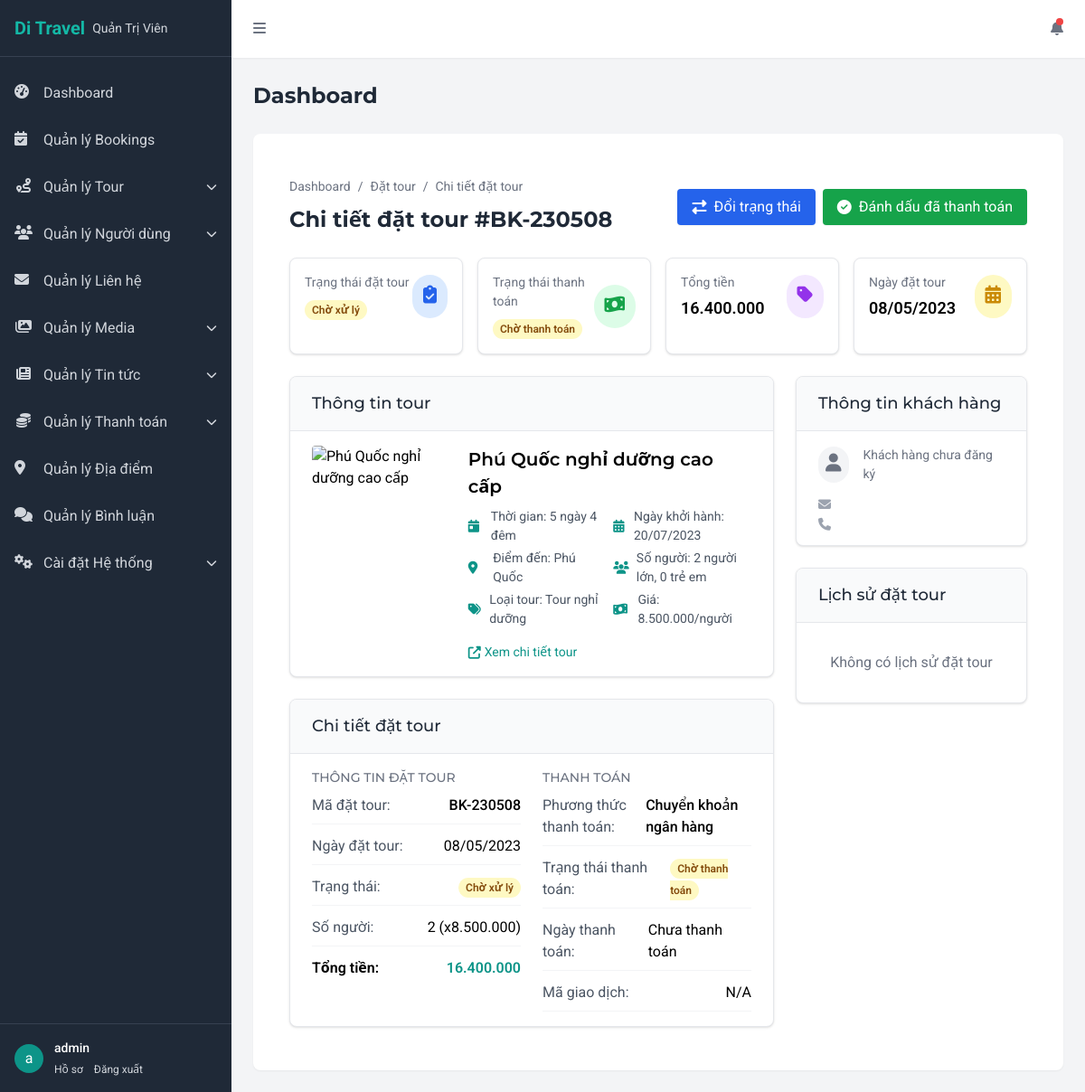
/admin/bookings/8 (signed in), run on the app's committed database.
### tables this page shows
CREATE TABLE IF NOT EXISTS `bookings` (
  `id` INT AUTO_INCREMENT PRIMARY KEY,
  `booking_number` VARCHAR(50) NOT NULL UNIQUE,
  `user_id` INT,
  `tour_id` INT NOT NULL,
  `tour_date_id` INT,
  `adults` INT NOT NULL DEFAULT 1,
  `children` INT DEFAULT 0,
  `total_price` DECIMAL(10,2) NOT NULL,
  `status` ENUM('pending', 'confirmed', 'paid', 'cancelled', 'completed') DEFAULT 'pending',
  `payment_status` ENUM('pending', 'paid', 'refunded', 'failed') DEFAULT 'pending',
  `payment_method` VARCHAR(50),
  `transaction_id` VARCHAR(255),
  `special_requirements` TEXT,
  `cancellation_data` JSON DEFAULT NULL,
  `created_at` TIMESTAMP DEFAULT CURRENT_TIMESTAMP,
  `updated_at` TIMESTAMP DEFAULT CURRENT_TIMESTAMP ON UPDATE CURRENT_TIMESTAMP,
  FOREIGN KEY (`user_id`) REFERENCES `users` (`id`) ON DELETE SET NULL,
  FOREIGN KEY (`tour_id`) REFERENCES `tours` (`id`) ON DELETE CASCADE,
  FOREIGN KEY (`tour_date_id`) REFERENCES `tour_dates` (`id`) ON DELETE SET NULL
);

CREATE TABLE IF NOT EXISTS `tours` (
  `id` INT AUTO_INCREMENT PRIMARY KEY,
  `title` VARCHAR(255) NOT NULL,
  `slug` VARCHAR(255) NOT NULL UNIQUE,
  `description` TEXT,
  `content` LONGTEXT,
  `duration` VARCHAR(50),
  `group_size` VARCHAR(50),
  `price` DECIMAL(10,2) NOT NULL,
  `sale_price` DECIMAL(10,2),
  `category_id` INT,
  `location_id` INT,
  `departure_location_id` INT,
  `included` TEXT,
  `excluded` TEXT,
  `itinerary` JSON,
  `meta_title` VARCHAR(255),
  `meta_description` TEXT,
  `status` ENUM('active', 'inactive', 'draft') DEFAULT 'active',
  `featured` BOOLEAN DEFAULT FALSE,
  `views` INT DEFAULT 0,
  `created_by` INT NOT NULL,
  `updated_by` INT,
  `created_at` TIMESTAMP DEFAULT CURRENT_TIMESTAMP,
  `updated_at` TIMESTAMP DEFAULT CURRENT_TIMESTAMP ON UPDATE CURRENT_TIMESTAMP,
  FOREIGN KEY (`category_id`) REFERENCES `tour_categories` (`id`) ON DELETE SET NULL,
  FOREIGN KEY (`location_id`) REFERENCES `locations` (`id`) ON DELETE SET NULL,
  FOREIGN KEY (`departure_location_id`) REFERENCES `locations` (`id`) ON DELETE SET NULL,
  FOREIGN KEY (`created_by`) REFERENCES `users` (`id`),
  FOREIGN KEY (`updated_by`) REFERENCES `users` (`id`) ON DELETE SET NULL
);

CREATE TABLE IF NOT EXISTS `locations` (
  `id` INT AUTO_INCREMENT PRIMARY KEY,
  `name` VARCHAR(100) NOT NULL,
  `slug` VARCHAR(120) NOT NULL UNIQUE,
  `description` TEXT,
  `image` VARCHAR(255),
  `country` VARCHAR(100),
  `region` VARCHAR(100),
  `latitude` DECIMAL(10,8),
  `longitude` DECIMAL(11,8),
  `status` ENUM('active', 'inactive') DEFAULT 'active',
  `created_at` TIMESTAMP DEFAULT CURRENT_TIMESTAMP,
  `updated_at` TIMESTAMP DEFAULT CURRENT_TIMESTAMP ON UPDATE CURRENT_TIMESTAMP
);

CREATE TABLE IF NOT EXISTS `tour_categories` (
  `id` INT AUTO_INCREMENT PRIMARY KEY,
  `name` VARCHAR(100) NOT NULL,
  `slug` VARCHAR(120) NOT NULL UNIQUE,
  `description` TEXT,
  `image` VARCHAR(255),
  `parent_id` INT,
  `status` ENUM('active', 'inactive') DEFAULT 'active',
  `created_at` TIMESTAMP DEFAULT CURRENT_TIMESTAMP,
  `updated_at` TIMESTAMP DEFAULT CURRENT_TIMESTAMP ON UPDATE CURRENT_TIMESTAMP,
  FOREIGN KEY (`parent_id`) REFERENCES `tour_categories` (`id`) ON DELETE SET NULL
);

### app/views/admin/booking/details.php (the view, shortened to what the rows shown need)
<div class="content-wrapper">
  <div class="mx-auto py-6 px-4">
    <div class="flex flex-col md:flex-row md:justify-between md:items-center mb-6">
      <div>
        <div class="flex items-center text-sm text-gray-500 mb-2">
          <a href="<?= UrlHelper::route('admin/dashboard') ?>" class="hover:text-teal-600">Dashboard</a>
          <span class="mx-2">/</span>
          <a href="<?= UrlHelper::route('admin/bookings') ?>" class="hover:text-teal-600">Đặt tour</a>
          <span class="mx-2">/</span>
          <span>Chi tiết đặt tour</span>
        </div>
        <h1 class="text-2xl font-bold text-gray-800">
          Chi tiết đặt tour #<?= $booking['booking_number'] ?>
        </h1>
      </div>
      <div class="mt-4 md:mt-0 flex flex-wrap gap-2">
        <?php if ($booking['booking_status'] !== 'cancelled'): ?>
        <button id="btn-change-status" data-id="<?= $booking['id'] ?>"
          data-current-status="<?= $booking['booking_status'] ?>"
          class="bg-blue-600 hover:bg-blue-700 text-white px-4 py-2 rounded shadow-sm flex items-center">
          <i class="fas fa-exchange-alt mr-2"></i> Đổi trạng thái
        </button>
        <?php if ($booking['payment_status'] !== 'paid'): ?>
        <button id="btn-mark-paid" data-id="<?= $booking['id'] ?>"
          class="bg-green-600 hover:bg-green-700 text-white px-4 py-2 rounded shadow-sm flex items-center">
          <i class="fas fa-check-circle mr-2"></i> Đánh dấu đã thanh toán
        </button>
        <?php endif; ?>
        <?php endif; ?>
      </div>
    </div>
    <div class="grid grid-cols-1 md:grid-cols-4 gap-4 mb-6">
      <div class="bg-white p-4 rounded-lg shadow border border-gray-200">
        <div class="flex items-center justify-between">
          <div>
            <p class="text-sm text-gray-500 mb-1">Trạng thái đặt tour</p>
            <div class="text-lg font-semibold">
              <?= renderBookingStatus($booking['booking_status']) ?>
            </div>
          </div>
          <div class="bg-blue-100 p-3 rounded-full">
            <i class="fas fa-clipboard-check text-xl text-blue-600"></i>
          </div>
        </div>
      </div>
      <div class="bg-white p-4 rounded-lg shadow border border-gray-200">
        <div class="flex items-center justify-between">
          <div>
            <p class="text-sm text-gray-500 mb-1">Trạng thái thanh toán</p>
            <div class="text-lg font-semibold">
              <?= renderPaymentStatus($booking['payment_status']) ?>
            </div>
          </div>
          <div class="bg-green-100 p-3 rounded-full">
            <i class="fas fa-money-bill-wave text-xl text-green-600"></i>
          </div>
        </div>
      </div>
      <div class="bg-white p-4 rounded-lg shadow border border-gray-200">
        <div class="flex items-center justify-between">
          <div>
            <p class="text-sm text-gray-500 mb-1">Tổng tiền</p>
            <div class="text-lg font-semibold">
              <?= FormatHelper::formatCurrency($booking['total_price']) ?>
            </div>
          </div>
          <div class="bg-purple-100 p-3 rounded-full">
            <i class="fas fa-tag text-xl text-purple-600"></i>
          </div>
        </div>
      </div>
      <div class="bg-white p-4 rounded-lg shadow border border-gray-200">
        <div class="flex items-center justify-between">
          <div>
            <p class="text-sm text-gray-500 mb-1">Ngày đặt tour</p>
            <div class="text-lg font-semibold">
              <?= FormatHelper::formatDate($booking['created_at']) ?>
            </div>
          </div>
          <div class="bg-yellow-100 p-3 rounded-full">
            <i class="fas fa-calendar-alt text-xl text-yellow-600"></i>
          </div>
        </div>
      </div>
    </div>
    <div class="grid grid-cols-1 lg:grid-cols-3 gap-6">
      <div class="lg:col-span-2 space-y-6">
        <div class="bg-white rounded-lg shadow overflow-hidden border border-gray-200">
          <div class="px-6 py-4 border-b border-gray-200 bg-gray-50">
            <h2 class="text-lg font-medium text-gray-800">Thông tin tour</h2>
          </div>
          <div class="px-6 py-4">
            <div class="flex flex-wrap md:flex-nowrap gap-4">
              <div class="w-full md:w-1/3">
                <img src="<?= UrlHelper::image($tour['thumbnail'] ?? 'placeholder.jpg') ?>" alt="<?= $tour['title'] ?>"
                  class="w-full h-40 object-cover rounded">
              </div>
              <div class="w-full md:w-2/3">
                <h3 class="text-xl font-semibold mb-2"><?= $tour['title'] ?></h3>
                <div class="grid grid-cols-1 md:grid-cols-2 gap-2 text-sm">
                  <div>
                    <p class="text-gray-600 flex items-center">
                      <i class="fas fa-calendar-day w-5 text-teal-600"></i>
                      <span class="ml-2">Thời gian: <?= $tour['duration'] ?></span>
                    </p>
                    <p class="text-gray-600 flex items-center mt-1">
                      <i class="fas fa-map-marker-alt w-5 text-teal-600"></i>
                      <span class="ml-2">Điểm đến: <?= $tour['destination'] ?></span>
                    </p>
                    <p class="text-gray-600 flex items-center mt-1">
                      <i class="fas fa-tags w-5 text-teal-600"></i>
                      <span class="ml-2">Loại tour: <?= $tour['category_name'] ?></span>
                    </p>
                  </div>
                  <div>
                    <p class="text-gray-600 flex items-center">
                      <i class="fas fa-calendar-alt w-5 text-teal-600"></i>
                      <span class="ml-2">Ngày khởi hành:
                        <?= FormatHelper::formatDate($booking['tour_start_date']) ?></span>
                    </p>
                    <p class="text-gray-600 flex items-center mt-1">
                      <i class="fas fa-users w-5 text-teal-600"></i>
                      <span class="ml-2">Số người: <?= $booking['adults'] ?> người lớn, <?= $booking['children'] ?> trẻ
                        em</span>
                    </p>
                    <p class="text-gray-600 flex items-center mt-1">
                      <i class="fas fa-money-bill-wave w-5 text-teal-600"></i>
                      <span class="ml-2">Giá: <?= FormatHelper::formatCurrency($tour['price']) ?>/người</span>
                    </p>
                  </div>
                </div>
                <div class="mt-4">
                  <a href="<?= UrlHelper::route('admin/tours/edit/' . $tour['id']) ?>"
                    class="text-teal-600 hover:text-teal-800 text-sm flex items-center">
                    <i class="fas fa-external-link-alt mr-1"></i> Xem chi tiết tour
                  </a>
                </div>
              </div>
            </div>
          </div>
        </div>
        <div class="bg-white rounded-lg shadow overflow-hidden border border-gray-200">
          <div class="px-6 py-4 border-b border-gray-200 bg-gray-50">
            <h2 class="text-lg font-medium text-gray-800">Chi tiết đặt tour</h2>
          </div>
          <div class="px-6 py-4">
            <div class="grid grid-cols-1 md:grid-cols-2 gap-6">
              <div>
                <h3 class="text-sm font-medium text-gray-500 mb-2">THÔNG TIN ĐẶT TOUR</h3>
                <div class="space-y-3">
                  <div class="flex justify-between border-b border-gray-100 pb-2">
                    <span class="text-gray-600">Mã đặt tour:</span>
                    <span class="font-medium"><?= $booking['booking_number'] ?></span>
                  </div>
                  <div class="flex justify-between border-b border-gray-100 pb-2">
                    <span class="text-gray-600">Ngày đặt tour:</span>
                    <span><?= FormatHelper::formatDate($booking['created_at']) ?></span>
                  </div>
                  <div class="flex justify-between border-b border-gray-100 pb-2">
                    <span class="text-gray-600">Trạng thái:</span>
                    <span><?= renderBookingStatus($booking['booking_status']) ?></span>
                  </div>
                  <div class="flex justify-between border-b border-gray-100 pb-2">
                    <span class="text-gray-600">Số người:</span>
                    <span><?= $booking['adults'] + $booking['children'] ?>
                      (x<?= FormatHelper::formatCurrency($tour['price']) ?>)</span>
                  </div>
                  <div class="flex justify-between font-semibold">
                    <span>Tổng tiền:</span>
                    <span class="text-teal-600"><?= FormatHelper::formatCurrency($booking['total_price']) ?></span>
                  </div>
                </div>
              </div>
              <div>
                <h3 class="text-sm font-medium text-gray-500 mb-2">THANH TOÁN</h3>
                <div class="space-y-3">
                  <div class="flex justify-between border-b border-gray-100 pb-2">
                    <span class="text-gray-600">Phương thức thanh toán:</span>
                    <span class="font-medium"><?= $booking['payment_method'] ?? 'Chuyển khoản ngân hàng' ?></span>
                  </div>
                  <div class="flex justify-between border-b border-gray-100 pb-2">
                    <span class="text-gray-600">Trạng thái thanh toán:</span>
                    <span><?= renderPaymentStatus($booking['payment_status']) ?></span>
                  </div>
                  <div class="flex justify-between border-b border-gray-100 pb-2">
                    <span class="text-gray-600">Ngày thanh toán:</span>
                    <span><?= $latest_payment['payment_date'] ? FormatHelper::formatDate($latest_payment['payment_date']) : 'Chưa thanh toán' ?></span>
                  </div>
                  <div class="flex justify-between border-b border-gray-100 pb-2">
                    <span class="text-gray-600">Mã giao dịch:</span>
                    <span><?= $booking['transaction_id'] ?? 'N/A' ?></span>
                  </div>
                </div>
              </div>
            </div>
          </div>
        </div>
      </div>
      <div class="space-y-6">
        <div class="bg-white rounded-lg shadow overflow-hidden border border-gray-200">
          <div class="px-6 py-4 border-b border-gray-200 bg-gray-50 flex justify-between items-center">
            <h2 class="text-lg font-medium text-gray-800">Thông tin khách hàng</h2>
          </div>
          <div class="px-6 py-4">
            <div class="flex items-center space-x-4 mb-4">
              <div class="bg-gray-100 rounded-full p-2">
                <i class="fas fa-user text-xl text-gray-500"></i>
              </div>
              <div>
                <p class="text-sm text-gray-500">
                  <?= !empty($customer['id']) ? 'Khách hàng đã đăng ký' : 'Khách hàng chưa đăng ký' ?>
                </p>
              </div>
            </div>
            <div class="space-y-2 text-sm">
              <div class="flex items-center">
                <i class="fas fa-envelope w-5 text-gray-400"></i>
              </div>
              <div class="flex items-center">
                <i class="fas fa-phone w-5 text-gray-400"></i>
              </div>
            </div>
          </div>
        </div>
        <div class="bg-white rounded-lg shadow overflow-hidden border border-gray-200">
          <div class="px-6 py-4 border-b border-gray-200 bg-gray-50">
            <h2 class="text-lg font-medium text-gray-800">Lịch sử đặt tour</h2>
          </div>
          <div class="px-6 py-4">
            <?php if (!empty($bookingHistory)): ?>
            <div class="relative">
              <div class="absolute left-3 top-0 h-full border-l-2 border-gray-200"></div>
              <div class="space-y-4">
                <?php foreach ($bookingHistory as $history): ?>
                <div class="flex items-start">
                  <div class="bg-<?= getStatusColor($history['status']) ?>-100 rounded-full p-1 mr-4 z-10">
                    <i class="fas fa-circle text-<?= getStatusColor($history['status']) ?>-500 text-xs"></i>
                  </div>
                  <div class="flex-1">
                    <div class="flex justify-between">
                      <p class="font-medium text-sm">
                        <?= getStatusText($history['status']) ?>
                      </p>
                      <p class="text-xs text-gray-500"><?= FormatHelper::formatDate($history['created_at']) ?></p>
                    </div>
                    <p class="text-sm text-gray-600 mt-1"><?= $history['description'] ?></p>
                    <?php if (!empty($history['admin_name'])): ?>
                    <p class="text-xs text-gray-500 mt-1">Bởi: <?= $history['admin_name'] ?></p>
                    <?php endif; ?>
                  </div>
                </div>
                <?php endforeach; ?>
              </div>
            </div>
            <?php else: ?>
            <div class="text-center text-gray-500 py-4">Không có lịch sử đặt tour</div>
            <?php endif; ?>
          </div>
        </div>
      </div>
    </div>
  </div>
</div>
<?php
function renderBookingStatus($status)
{
  switch (strtolower($status)) {
    case 'pending':
      return '<span class="px-2 py-1 text-xs font-semibold rounded-full bg-yellow-100 text-yellow-800">Chờ xử lý</span>';
  }
}
function renderPaymentStatus($status)
{
  switch (strtolower($status)) {
    case 'pending':
      return '<span class="px-2 py-1 text-xs font-semibold rounded-full bg-yellow-100 text-yellow-800">Chờ thanh toán</span>';
  }
}
?>

### data on the page
bookings: booking_number "BK-230508", total_price "16.400.000", created_at "08/05/2023", adults "2", children "0", $booking['adults'] + $booking['children'] "2", payment_method "Chuyển khoản ngân hàng", transaction "N/A"
tours: title "Phú Quốc nghỉ dưỡng cao cấp", duration "5 ngày 4 đêm", location.name "Phú Quốc", category.name "Tour nghỉ dưỡng", price "8.500.000"

### other printed values
substr($_SESSION['username'] ?? 'A', 0, 1) "a"
$_SESSION['username'] "admin"
$pageTitle "Dashboard"
FormatHelper::formatDate($booking['tour_start_date']) "20/07/2023"
